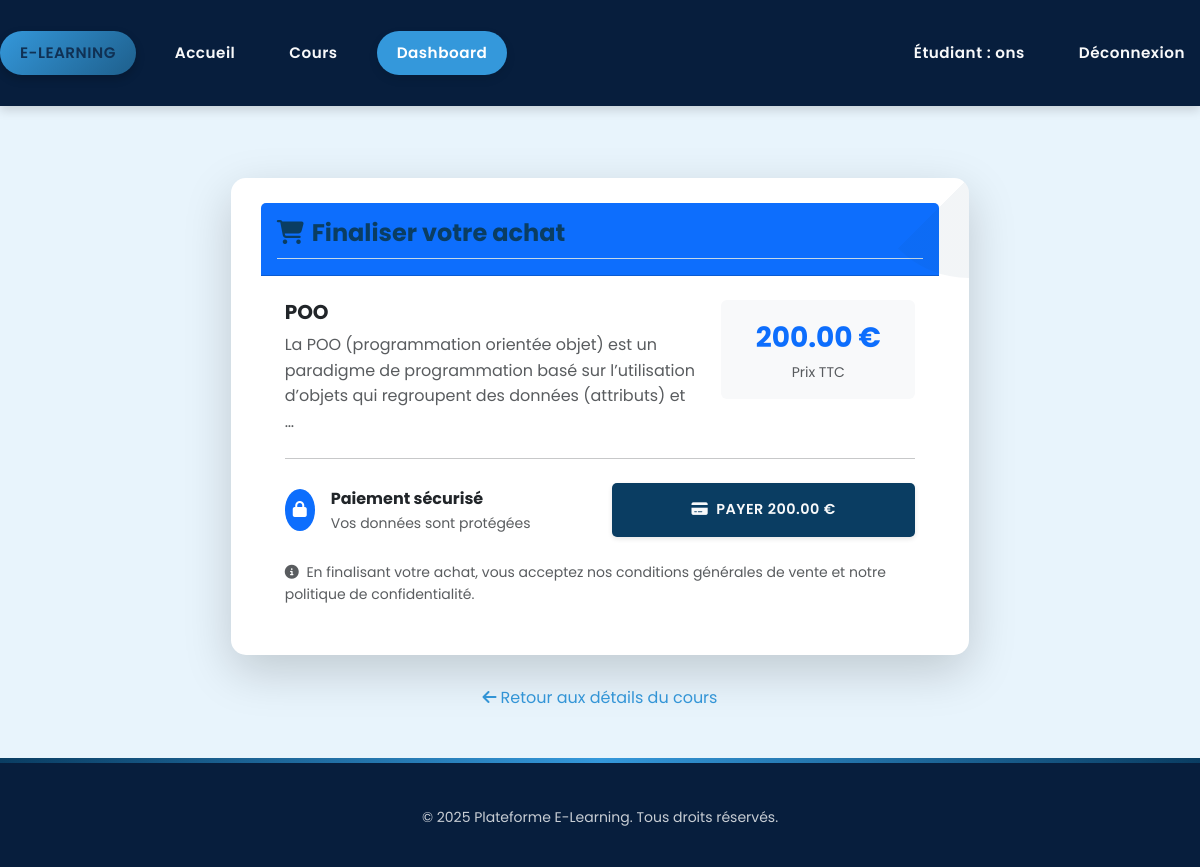
Page /courses/checkout/4/ (signed in) on the committed database.
### users/models.py (models this page shows)
class User(AbstractUser):
    ROLE_CHOICES = (
        ('student', 'Étudiant'),
        ('teacher', 'Enseignant'),
        ('admin', 'admin'),
    )
    role = models.CharField(max_length=10, choices=ROLE_CHOICES)
    cv = models.FileField(upload_to='cvs/', null=True, blank=True)  # Pour les enseignants
    publications = models.TextField(blank=True, null=True)  # Pour les enseignants
    profile_picture = models.ImageField(upload_to='profile/', null=True, blank=True)  # Nouveau champ photo profil
    def is_student(self):
        return self.role == 'student'
    def is_teacher(self):
        return self.role == 'teacher'
    def is_admin(self):
        return self.role == 'admin'

### courses/models.py (models this page shows, shortened)
class Course(models.Model):
    title = models.CharField(max_length=200)
    description = models.TextField()
    teacher = models.ForeignKey(
        settings.AUTH_USER_MODEL,
        on_delete=models.CASCADE,
        related_name='courses_taught'
    )
    price = models.DecimalField(max_digits=6, decimal_places=2, default=0.00)
    students = models.ManyToManyField(
        settings.AUTH_USER_MODEL,
        related_name='courses_enrolled',
        blank=True
    )

### courses/views.py (the view, shortened to what this page needs)
# urls.py: path('checkout/<int:course_id>/', views.checkout, name='checkout'),
@login_required
def checkout(request, course_id):
    course = get_object_or_404(Course, pk=course_id)
    price_cents = int(course.price * 100)
    if request.method == "GET":
        return render(request, "courses/checkout.html", {
            "course": course,
            "stripe_publishable_key": settings.STRIPE_PUBLISHABLE_KEY,
        })

### templates/courses/checkout.html (shortened to what this page needs)
{% extends "base.html" %}
{% block content %}
<div class="container py-5">
  <div class="row justify-content-center">
    <div class="col-md-8">
      <div class="card shadow-lg border-0">
        <div class="card-header bg-primary text-white py-3">
          <h2 class="card-title mb-0 fs-4">
            <i class="fas fa-shopping-cart me-2"></i>Finaliser votre achat
          </h2>
        </div>
        <div class="card-body p-4">
          <div class="row mb-4">
            <div class="col-md-8">
              <h3 class="fs-5 fw-bold">{{ course.title }}</h3>
              <p class="text-muted mb-0">{{ course.description|truncatewords:20 }}</p>
            </div>
            <div class="col-md-4 text-md-end">
              <div class="price-tag bg-light p-3 rounded text-center">
                <span class="fs-3 fw-bold text-primary">{{ course.price }} €</span>
                <div class="small text-muted">Prix TTC</div>
              </div>
            </div>
          </div>
          <hr class="my-4">
          <div class="row align-items-center">
            <div class="col-md-6">
              <div class="d-flex align-items-center mb-3 mb-md-0">
                <div class="bg-primary text-white rounded-circle p-2 me-3">
                  <i class="fas fa-lock"></i>
                </div>
                <div>
                  <div class="fw-bold">Paiement sécurisé</div>
                  <div class="small text-muted">Vos données sont protégées</div>
                </div>
              </div>
            </div>
            <div class="col-md-6">
              <form method="post" action="" class="d-grid">
                <button type="submit" class="btn btn-primary btn-lg py-3">
                  <i class="fas fa-credit-card me-2"></i>Payer {{ course.price }} €
                </button>
              </form>
            </div>
          </div>
          <div class="mt-4 small text-muted">
            <p class="mb-0">
              <i class="fas fa-info-circle me-1"></i>
              En finalisant votre achat, vous acceptez nos conditions générales de vente et notre politique de confidentialité.
            </p>
          </div>
        </div>
      </div>
      <div class="text-center mt-4">
        <a href="{% url 'course_detail' course.id %}" class="text-decoration-none">
          <i class="fas fa-arrow-left me-1"></i>Retour aux détails du cours
        </a>
      </div>
    </div>
  </div>
</div>
{% endblock %}

### templates/includes/header.html (shortened to what this page needs)
  <header class="main-header">
    <div class="container header-container">
      <nav class="nav-left">
        <ul>
          <li>
            <a href="{% url 'index' %}" class="site-title">E-learning</a>
          </li>
          <li><a href="{% url 'index' %}">Accueil</a></li>
          {% if user.is_authenticated %}
            {% if user.is_student %}
              <li><a href="{% url 'course_list' %}">Cours</a></li>
                          <li><a href="{% url 'dashboardCourses' %}" class="nav-dashboard">Dashboard</a></li>
            {% endif %}
          {% endif %}
        </ul>
      </nav>
      <nav class="nav-main">
        <ul>
          {% if user.is_authenticated %}
            <li>
              <a href="{% url 'profile' %}">
                {% if user.is_teacher %}
                  Enseignant
                {% elif user.is_student %}
                  Étudiant
                {% elif user.is_admin %}
                  Administrateur
                {% endif %}
                : {{ user.username }}
              </a>
            </li>
            <li><a href="{% url 'logout' %}">Déconnexion</a></li>
          {% else %}
            <li><a href="{% url 'login' %}">Connexion</a></li>
            <li><a href="{% url 'register' %}">Inscription</a></li>
          {% endif %}
        </ul>
      </nav>
    </div>
  </header>

### static/css/style.css (style rules this page uses)
* { margin: 0; padding: 0; box-sizing: border-box; }
:root { --primary-color: #0a3d62; --primary-dark: #071e3d; --primary-light: #1e5f8c; --accent-color: #3498db; --light-bg: #e8f4fc; --text-color: #102a43; --text-light: #f8f9fa; --border-color: #c5d9e8; --success-color: #1e5f8c; --warning-color: #3498db; --danger-color: #071e3d; }
body { font-family: 'Poppins', 'Segoe UI', sans-serif; line-height: 1.6; background-color: var(--light-bg); color: var(--text-color); position: relative; min-height: 100vh; }
.animate-in { animation: fadeIn 0.6s ease-out forwards; opacity: 0; }
a { text-decoration: none; color: var(--accent-color); transition: color 0.3s ease; }
.btn { display: inline-block; padding: 0.75rem 1.5rem; border-radius: 5px; font-weight: 600; transition: all 0.3s ease; cursor: pointer; box-shadow: 0 2px 5px rgba(0, 0, 0, 0.1); text-transform: uppercase; letter-spacing: 0.5px; font-size: 0.9rem; }
.btn-primary { background-color: var(--primary-color); color: var(--text-light); border: none; }
ul { list-style: none; padding: 0; margin: 0; display: flex; gap: 20px; }
ul li { display: inline; }
ul li a { text-decoration: none; color: #004aad; font-weight: 600; transition: color 0.3s; }
.container { max-width: 1200px; margin: 0 auto; padding: 0 20px; }
.card { border: none; border-radius: 15px; padding: 25px 30px; background-color: white; box-shadow: 0 5px 15px rgba(0, 0, 0, 0.05); margin-bottom: 30px; transition: all 0.3s ease; border-left: 5px solid var(--primary-color); position: relative; overflow: hidden; }
.card::before { content: ''; position: absolute; top: 0; right: 0; width: 100px; height: 100px; background: linear-gradient(135deg, transparent 50%, rgba(10, 61, 98, 0.05) 50%); border-radius: 0 0 0 100px; z-index: 0; }
.card-title { color: var(--primary-color); font-weight: 700; font-size: 1.4rem; margin-bottom: 1.2rem; border-bottom: 1px solid var(--border-color); padding-bottom: 10px; }
.card-body { padding: 0; }
.main-header { background-color: var(--primary-dark); padding: 15px 0; box-shadow: 0 4px 10px rgba(0,0,0,0.15); font-family: 'Poppins', 'Segoe UI', sans-serif; position: sticky; top: 0; z-index: 1000; transition: all 0.3s ease; }
.header-container { max-width: 1200px; margin: 0 auto; padding: 0 20px; display: flex; justify-content: space-between; align-items: center; }
.nav-left ul, .nav-main ul { list-style: none; display: flex; gap: 25px; align-items: center; margin: 0; padding: 0; }
.nav-left ul li a, .nav-main ul li a { color: var(--text-light); font-weight: 600; text-decoration: none; padding: 10px 15px; border-radius: 30px; transition: all 0.3s ease; font-size: 0.95rem; letter-spacing: 0.5px; position: relative; display: inline-block; }
.nav-left ul li a::after, .nav-main ul li a::after { content: ''; position: absolute; bottom: 0; left: 50%; width: 0; height: 2px; background: var(--accent-color); transition: all 0.3s ease; transform: translateX(-50%); opacity: 0; }
.site-title { font-size: 1.5rem; font-weight: 800; color: var(--text-light) !important; text-transform: uppercase; letter-spacing: 1px; background: linear-gradient(135deg, var(--accent-color), var(--primary-light)); padding: 10px 20px !important; border-radius: 30px !important; box-shadow: 0 4px 10px rgba(0,0,0,0.2); }
.nav-dashboard { background-color: var(--accent-color); color: white !important; padding: 10px 20px !important; border-radius: 30px !important; box-shadow: 0 4px 10px rgba(0,0,0,0.1); }

### templates/includes/header.html (style rules this page uses)
.header-container { display: flex; justify-content: space-between; align-items: center; padding: 1rem 0; }
.nav-left ul, .nav-main ul { list-style: none; margin: 0; padding: 0; display: flex; gap: 1.5rem; align-items: center; }
.nav-left a, .nav-main a { text-decoration: none; color: #333; font-weight: 500; }
.site-title { font-size: 1.25rem; font-weight: bold; color:rgb(16, 49, 84) !important; }

### rows in the picture
User: username "ons"
Course: title "POO", description "La POO (programmation orientée objet) est un paradigme de programmation basé sur l’utilisation d’objets qui regroupent des données (attributs) et …", price "200.00"

### other values in the picture
{{ year|default:2025 }} "2025"
